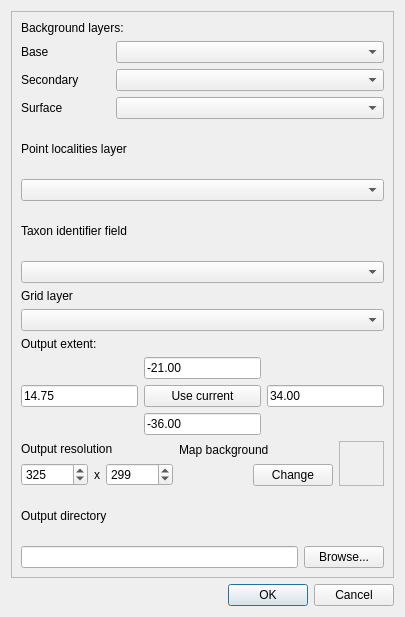
<?xml version="1.0" encoding="UTF-8"?>
<ui version="4.0">
 <class>DistroMap</class>
 <widget class="QDialog" name="DistroMap">
  <property name="geometry">
   <rect>
    <x>0</x>
    <y>0</y>
    <width>405</width>
    <height>617</height>
   </rect>
  </property>
  <property name="windowTitle">
   <string>Distribution Map Generator</string>
  </property>
  <layout class="QGridLayout" name="gridLayout_3">
   <item row="0" column="0">
    <widget class="QScrollArea" name="scrollArea">
     <property name="widgetResizable">
      <bool>true</bool>
     </property>
     <widget class="QWidget" name="scrollAreaWidgetContents">
      <property name="geometry">
       <rect>
        <x>0</x>
        <y>0</y>
        <width>399</width>
        <height>562</height>
       </rect>
      </property>
      <layout class="QGridLayout" name="gridLayout_6">
       <item row="1" column="0">
        <layout class="QVBoxLayout" name="verticalLayout">
         <item>
          <widget class="QLabel" name="label_5">
           <property name="text">
            <string>Point localities layer</string>
           </property>
          </widget>
         </item>
         <item>
          <widget class="QComboBox" name="comboLocalities"/>
         </item>
        </layout>
       </item>
       <item row="4" column="0">
        <layout class="QHBoxLayout" name="horizontalLayout_6">
         <item>
          <layout class="QVBoxLayout" name="verticalLayout_13">
           <item>
            <widget class="QLabel" name="label_19">
             <property name="text">
              <string>Output resolution</string>
             </property>
            </widget>
           </item>
           <item>
            <layout class="QHBoxLayout" name="horizontalLayout_3">
             <item>
              <widget class="QSpinBox" name="spnOutWidth">
               <property name="maximum">
                <number>999999</number>
               </property>
               <property name="value">
                <number>325</number>
               </property>
              </widget>
             </item>
             <item>
              <widget class="QLabel" name="label_20">
               <property name="text">
                <string>x</string>
               </property>
               <property name="alignment">
                <set>Qt::AlignCenter</set>
               </property>
              </widget>
             </item>
             <item>
              <widget class="QSpinBox" name="spnOutHeight">
               <property name="maximum">
                <number>999999</number>
               </property>
               <property name="value">
                <number>299</number>
               </property>
              </widget>
             </item>
            </layout>
           </item>
          </layout>
         </item>
         <item>
          <layout class="QHBoxLayout" name="horizontalLayout_5">
           <item>
            <layout class="QVBoxLayout" name="verticalLayout_14">
             <item>
              <widget class="QLabel" name="label_21">
               <property name="sizePolicy">
                <sizepolicy hsizetype="Preferred" vsizetype="Preferred">
                 <horstretch>0</horstretch>
                 <verstretch>0</verstretch>
                </sizepolicy>
               </property>
               <property name="text">
                <string>Map background</string>
               </property>
              </widget>
             </item>
             <item>
              <layout class="QHBoxLayout" name="horizontalLayout_4">
               <item>
                <spacer name="horizontalSpacer">
                 <property name="orientation">
                  <enum>Qt::Horizontal</enum>
                 </property>
                 <property name="sizeHint" stdset="0">
                  <size>
                   <width>40</width>
                   <height>20</height>
                  </size>
                 </property>
                </spacer>
               </item>
               <item>
                <widget class="QPushButton" name="btnColour">
                 <property name="sizePolicy">
                  <sizepolicy hsizetype="Expanding" vsizetype="Fixed">
                   <horstretch>0</horstretch>
                   <verstretch>0</verstretch>
                  </sizepolicy>
                 </property>
                 <property name="text">
                  <string>Change</string>
                 </property>
                </widget>
               </item>
              </layout>
             </item>
            </layout>
           </item>
           <item>
            <widget class="QFrame" name="frmColour">
             <property name="sizePolicy">
              <sizepolicy hsizetype="Fixed" vsizetype="Fixed">
               <horstretch>0</horstretch>
               <verstretch>0</verstretch>
              </sizepolicy>
             </property>
             <property name="minimumSize">
              <size>
               <width>45</width>
               <height>45</height>
              </size>
             </property>
             <property name="sizeIncrement">
              <size>
               <width>1</width>
               <height>1</height>
              </size>
             </property>
             <property name="baseSize">
              <size>
               <width>0</width>
               <height>0</height>
              </size>
             </property>
             <property name="frameShape">
              <enum>QFrame::StyledPanel</enum>
             </property>
             <property name="frameShadow">
              <enum>QFrame::Raised</enum>
             </property>
            </widget>
           </item>
          </layout>
         </item>
        </layout>
       </item>
       <item row="2" column="0">
        <layout class="QVBoxLayout" name="verticalLayout_2">
         <item>
          <widget class="QLabel" name="label_6">
           <property name="text">
            <string>Taxon identifier field</string>
           </property>
          </widget>
         </item>
         <item>
          <widget class="QComboBox" name="comboTaxonField"/>
         </item>
        </layout>
       </item>
       <item row="5" column="0">
        <layout class="QVBoxLayout" name="verticalLayout_5">
         <item>
          <widget class="QLabel" name="label_9">
           <property name="text">
            <string>Output directory</string>
           </property>
          </widget>
         </item>
         <item>
          <layout class="QHBoxLayout" name="horizontalLayout">
           <item>
            <widget class="QLineEdit" name="leOutDir">
             <property name="placeholderText">
              <string/>
             </property>
            </widget>
           </item>
           <item>
            <widget class="QPushButton" name="btnBrowse">
             <property name="text">
              <string>Browse...</string>
             </property>
            </widget>
           </item>
          </layout>
         </item>
        </layout>
       </item>
       <item row="0" column="0">
        <layout class="QVBoxLayout" name="verticalLayout_6">
         <item>
          <widget class="QLabel" name="label">
           <property name="text">
            <string>Background layers:</string>
           </property>
          </widget>
         </item>
         <item>
          <layout class="QGridLayout" name="gridLayout" columnstretch="1,3">
           <item row="0" column="0">
            <widget class="QLabel" name="label_2">
             <property name="text">
              <string>Base</string>
             </property>
            </widget>
           </item>
           <item row="1" column="1">
            <widget class="QComboBox" name="comboSecondary"/>
           </item>
           <item row="2" column="1">
            <widget class="QComboBox" name="comboSurface"/>
           </item>
           <item row="1" column="0">
            <widget class="QLabel" name="label_3">
             <property name="text">
              <string>Secondary</string>
             </property>
            </widget>
           </item>
           <item row="2" column="0">
            <widget class="QLabel" name="label_4">
             <property name="text">
              <string>Surface</string>
             </property>
            </widget>
           </item>
           <item row="0" column="1">
            <widget class="QComboBox" name="comboBase"/>
           </item>
          </layout>
         </item>
        </layout>
       </item>
       <item row="3" column="0">
        <layout class="QVBoxLayout" name="verticalLayout_3">
         <item>
          <widget class="QLabel" name="label_7">
           <property name="text">
            <string>Grid layer</string>
           </property>
          </widget>
         </item>
         <item>
          <widget class="QComboBox" name="comboGrid"/>
         </item>
         <item>
          <layout class="QVBoxLayout" name="verticalLayout_4">
           <item>
            <widget class="QLabel" name="label_8">
             <property name="text">
              <string>Output extent:</string>
             </property>
            </widget>
           </item>
           <item>
            <layout class="QGridLayout" name="gridLayout_2">
             <item row="0" column="1">
              <widget class="QLineEdit" name="leMaxY">
               <property name="text">
                <string>-21.00</string>
               </property>
              </widget>
             </item>
             <item row="1" column="0">
              <widget class="QLineEdit" name="leMinX">
               <property name="text">
                <string>14.75</string>
               </property>
              </widget>
             </item>
             <item row="1" column="2">
              <widget class="QLineEdit" name="leMaxX">
               <property name="text">
                <string>34.00</string>
               </property>
              </widget>
             </item>
             <item row="2" column="1">
              <widget class="QLineEdit" name="leMinY">
               <property name="text">
                <string>-36.00</string>
               </property>
              </widget>
             </item>
             <item row="1" column="1">
              <widget class="QPushButton" name="btnExtent">
               <property name="text">
                <string>Use current</string>
               </property>
              </widget>
             </item>
            </layout>
           </item>
          </layout>
         </item>
        </layout>
       </item>
      </layout>
      <zorder></zorder>
      <zorder></zorder>
      <zorder></zorder>
      <zorder></zorder>
      <zorder></zorder>
      <zorder></zorder>
      <zorder>label_19</zorder>
      <zorder>leOutWidth</zorder>
      <zorder>label_20</zorder>
      <zorder>leOutHeight</zorder>
      <zorder>label_21</zorder>
      <zorder>frmColour</zorder>
      <zorder>btnColour</zorder>
      <zorder>horizontalSpacer</zorder>
     </widget>
    </widget>
   </item>
   <item row="2" column="0">
    <widget class="QDialogButtonBox" name="buttonBox">
     <property name="orientation">
      <enum>Qt::Horizontal</enum>
     </property>
     <property name="standardButtons">
      <set>QDialogButtonBox::Cancel|QDialogButtonBox::Ok</set>
     </property>
    </widget>
   </item>
  </layout>
 </widget>
 <resources/>
 <connections>
  <connection>
   <sender>buttonBox</sender>
   <signal>rejected()</signal>
   <receiver>DistroMap</receiver>
   <slot>reject()</slot>
   <hints>
    <hint type="sourcelabel">
     <x>295</x>
     <y>502</y>
    </hint>
    <hint type="destinationlabel">
     <x>286</x>
     <y>274</y>
    </hint>
   </hints>
  </connection>
 </connections>
</ui>
